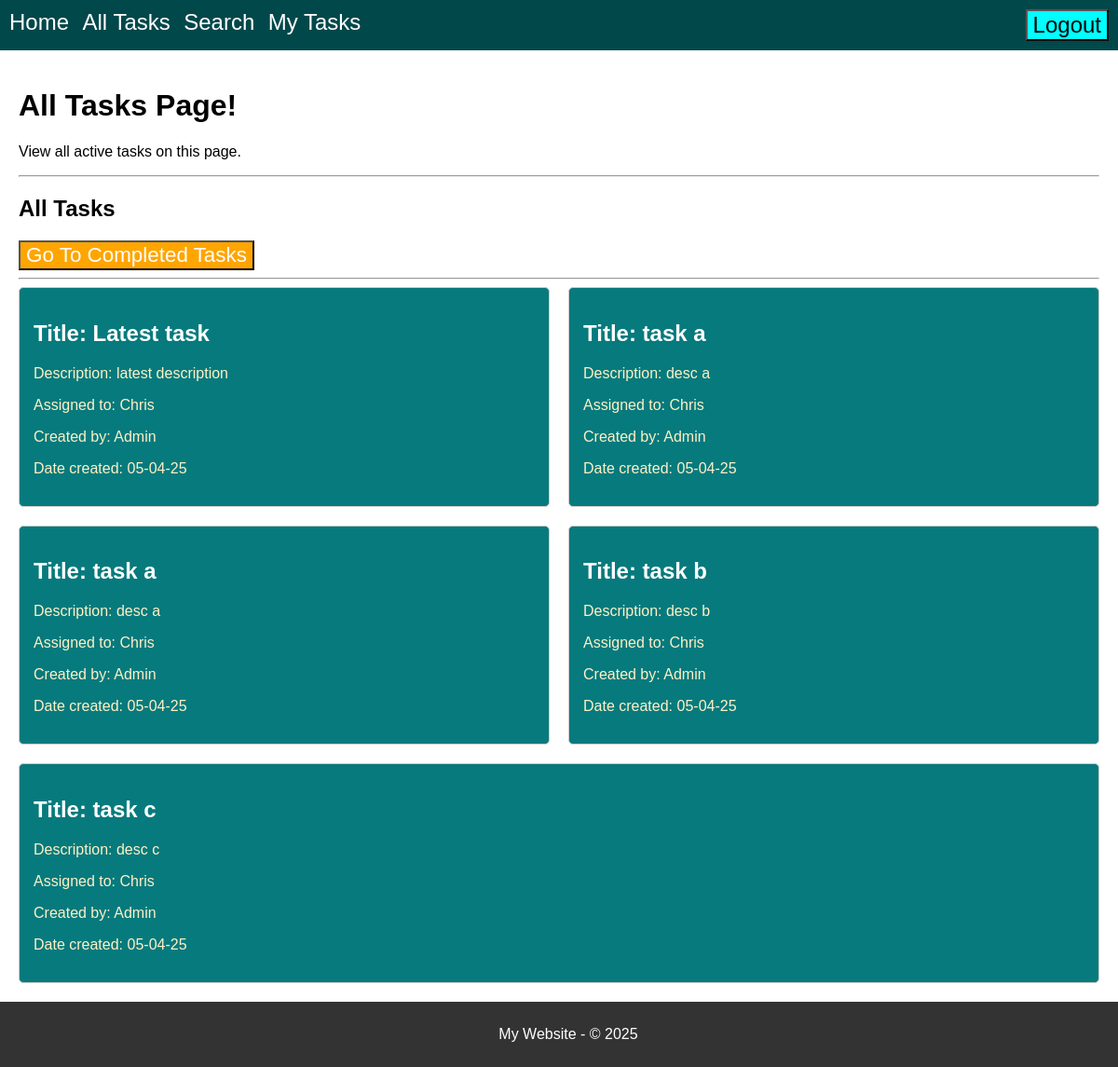
Before: /all-tasks (signed in) with the older database file.
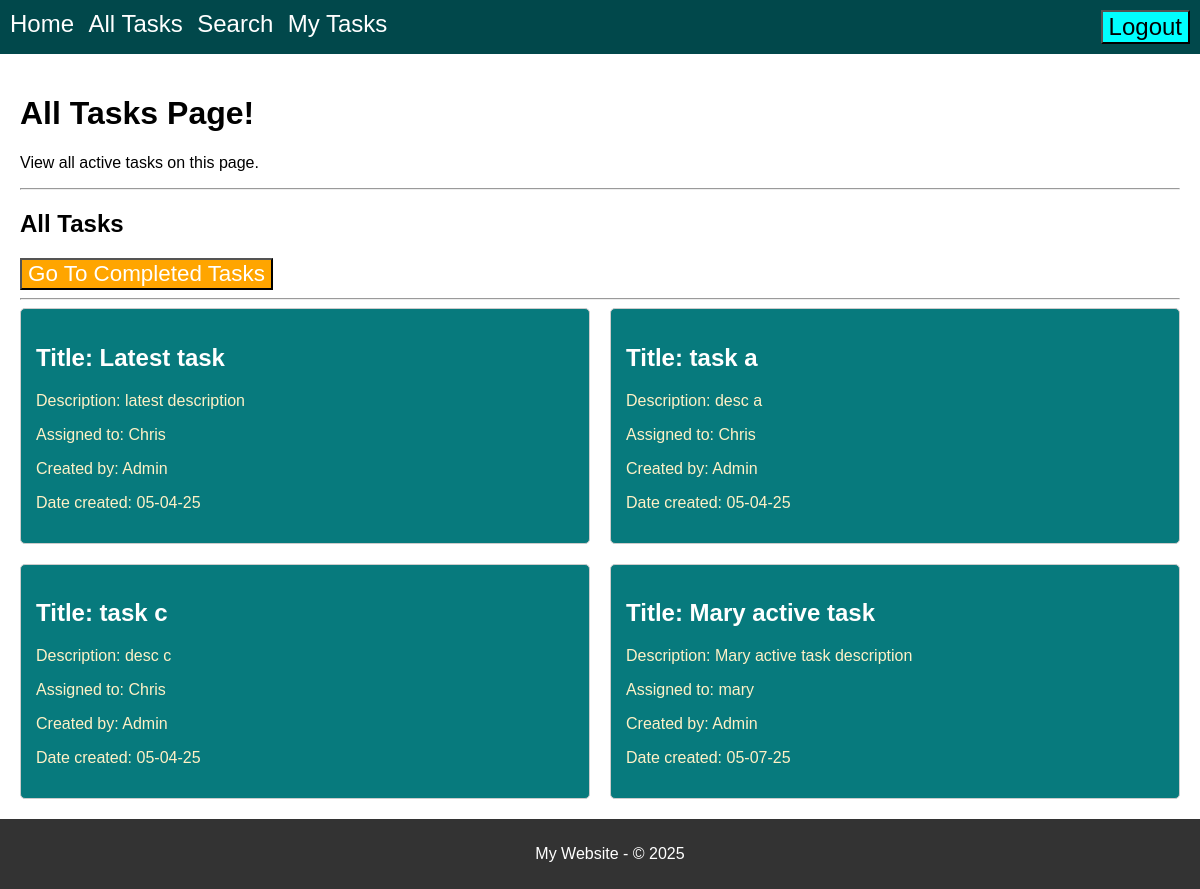
After: the same page with the newer database file.
### model.py (models this page shows, shortened)
class Tasks(db.Model):
    __tablename__ = 'Tasks'
    id = db.Column(db.Integer, primary_key=True)
    title = db.Column(db.String(30), nullable=False)
    body = db.Column(db.String(200), nullable=False)
    assigned_to = db.Column(db.Integer, db.ForeignKey('Users.id'), nullable=True)
    created_by = db.Column(db.Integer, db.ForeignKey('Users.id'), nullable=True)
    date_created = db.Column(db.String(8), nullable=False)
    completed = db.Column(db.Integer, default=0)
    assigned_user = db.relationship('Users', foreign_keys=[assigned_to])
    creator_user = db.relationship('Users', foreign_keys=[created_by])

class Users(db.Model):
    __tablename__ = 'Users'
    id = db.Column(db.Integer, primary_key=True)
    username = db.Column(db.String(100), nullable=False, unique=True)
    password = db.Column(db.String(100), nullable=False)
    role = db.Column(db.String(50), nullable=False)

### routes.py (the view, shortened to what this page needs)
@app.route('/all-tasks', methods=['GET', 'POST'])
def display_tasks():
    if CS.notLoggedIn():
        return redirect(url_for("display_login"))
    tasks = Tasks.query.filter_by(completed=0).all()
    task_list = map_tasks_to_usernames(tasks)
    return render_template(
        "all-tasks.html",
        title="All Tasks Page!",
        content="View all active tasks on this page.",
        tasks=task_list,
        CS=CS
    )

### current_session.py (called while the page is built)
    @staticmethod
    def isLoggedIn():
        status = "username" in session
        return status

    @staticmethod
    def notLoggedIn():
        return not CurrentSession.isLoggedIn()

    @staticmethod
    def getRole():
        print(f" User role is: {userRole}")
        return userRole

    @staticmethod
    def getUsername():
        username = session.get("username", None)  # Get username from session
        return username

### Templates/all-tasks.html (shortened to what this page needs)
{% extends "base.html" %}
{% block page_title %}
    {{ title }}
{% endblock %}
{% block content %}
    <p>{{ content }}</p>
    <hr>
    <h2>All Tasks</h2>
    <button onclick="goToCompletedTasks()" class="task-pages-nav-btn">Go To Completed Tasks</button>
    <hr>
    {% if tasks %}
        <div class="tasks-grid">
            {% for task in tasks %}
            <div class="task-card">
                <h2 id="task-title">Title: {{ task.title }}</h2>
                <p class="task-details">Description: {{ task.body }}</p>
                <p class="task-details">Assigned to: {{ task.assigned_to }}</p>
                <p class="task-details">Created by: {{ task.created_by }}</p>
                <p class="task-details">Date created: {{ task.date_created }}</p>
            </div>
            {% endfor %}
        </div>
    {% else %}
        <p>No tasks found in the database.</p>
    {% endif %}
{% endblock %}

Changed rows visible on the page:
no longer on this page (row edited): Tasks: title "task a", body "desc a", date_created "05-04-25"
no longer on this page (row edited): Tasks: title "task b", body "desc b", date_created "05-04-25"
added Tasks: title "Mary active task", body "Mary active task description", date_created "05-07-25"
now on this page (row unchanged): Users: assigned_to "mary"
Other visible differences:
new list line: "Title: Description: Assigned to: Created by: Admin Date created:"
list line gone: "Title: Description: Assigned to: Created by: Admin Date created:"
list line gone: "Chris"
